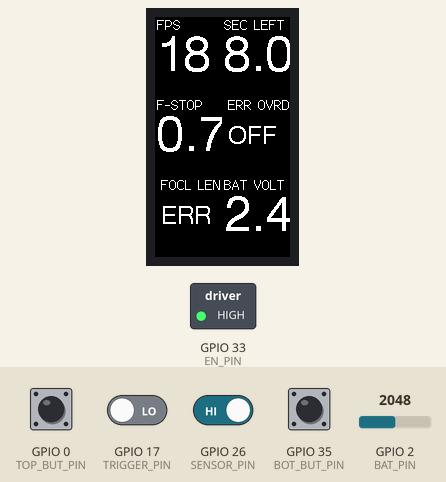
The sketch below on a simulated ESP32. Parts: 135×240 colour display, switched loads named in the sketch (green lamp = pin HIGH). The inputs (shaded band) are chosen by the test bench; at power-on: GPIO 0 (TOP_BUT_PIN), GPIO 26 (SENSOR_PIN), GPIO 35 (BOT_BUT_PIN) HIGH, GPIO 17 (TRIGGER_PIN) LOW, GPIO 2 (BAT_PIN) = 2048. Pins used as bus, display or sensor lines are not drawn; what the sketch prints to the serial monitor is not drawn.

Above: at 1.9 s.
2.0 s: GPIO 17 (TRIGGER_PIN) driven HIGH
At 3.7 s:
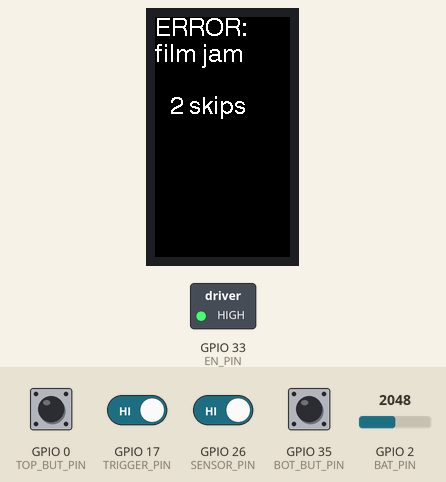
4.0 s: GPIO 0 (TOP_BUT_PIN) pulled LOW for 0.15 s
At 5.0 s:
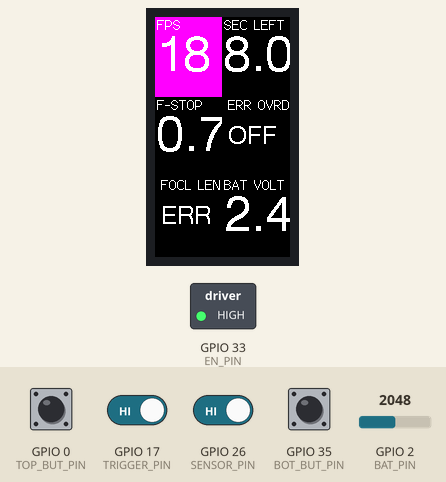
5.6 s: GPIO 35 (BOT_BUT_PIN) pulled LOW for 0.15 s
At 6.9 s:
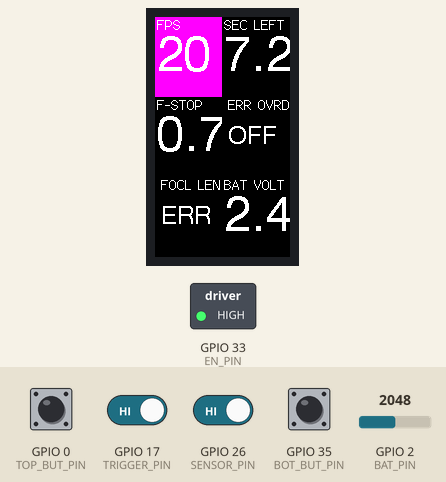
7.3 s: GPIO 0 (TOP_BUT_PIN) pulled LOW for 1 s
At 8.8 s:
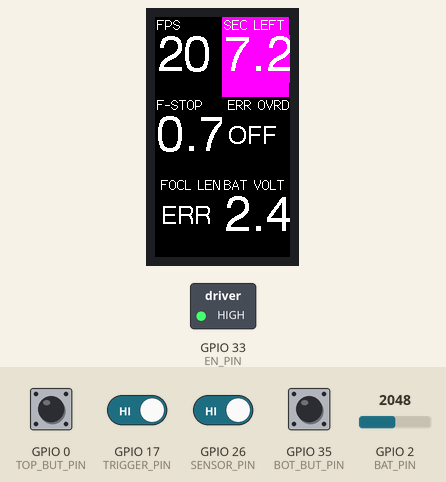
Timing chart, 0 to 10.3 s (numbered marks = the images above; inputs shaded):
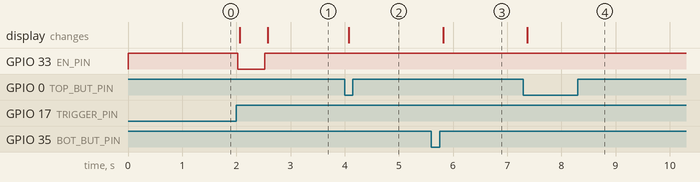

The sketch:

arduino-code.ino
```cpp
/*
  Not the prettiest code, but it works!

  Details:
  - This code was made for a TTGO LCD 240*135 ESP32 board.
  - You can type hex into the serial terminal and it will send the commands to the lens (useful for debugging)
  - The lens is connected to the board using a SPI interface

  Huge thanks to http://jp79dsfr.free.fr/ for their incredible reverse engineering of the Canon lens protocol.
  Check out the document they made here: http://jp79dsfr.free.fr/_Docs%20et%20infos/Photo%20Tech%20_%20Canon%20EOS-EF%20Protocol.pdf

  Read my blog post for more details on the project: https://joshuabird.com/blog/post/3d-printed-film-video-camera

  Joshua Bird
*/

#include <TFT_eSPI.h>
#include <SPI.h>
#include <Wire.h>


/*
  PIN DEFINITIONS
*/
#define STEP_PIN    27
#define EN_PIN      33

#define HSPI_MISO   13
#define HSPI_MOSI   25
#define HSPI_SCLK   15
#define HSPI_CS     39

#define TRIGGER_PIN 17
#define TOP_BUT_PIN 0
#define BOT_BUT_PIN 35

#define SENSOR_PIN  26

#define BAT_PIN     2

#define TFT_WIDTH   135
#define TFT_HEIGHT  240


/*
  GLOBAL VARIABLES
*/
int fps = 18;
const float shutterAngle = 150.0;
const int microsteps = 8;

int lowerBound = 500;
int upperBound = 2000;

int selected = 0;
bool selectedChanged = false;
bool changeSelected = false;

uint8_t minAv, maxAv;
uint8_t av;

uint16_t focalLength;

bool isLensInit = false;

int handleTriggerInterrupt = 0;

enum RecordingState {
  shouldInitRecording,
  speedingUp,
  recording,
  slowingDown,
  shouldDeinitRecording,
  waiting,
};
RecordingState recordingState = waiting;

float curRps = 0;
bool sensorIsLow = true;
int sprocketCount = 0;
int prevSprocketCount = 0;
int sprocketSkips = 0;

bool error = false;
bool errorOverride = false;

int timer1 = 0;
int timer2 = 0;

const int accel = 35;

int absolutePosition = 0;

SPIClass * lens_spi = NULL;
static const int spiClk = 500000;
SPISettings spiSettings = SPISettings(spiClk, MSBFIRST, SPI_MODE3);

TFT_eSPI tft = TFT_eSPI();


/*
  INTERRUPT HANDLING
*/
void IRAM_ATTR toggleSelectedInterrupt() {
  if (!debounce()) return;
  selected++;
  selected %= 7;
  selectedChanged = true;
}

void IRAM_ATTR changeSelectedInterrupt() {
  if (!debounce()) return;
  changeSelected = true;
}

void IRAM_ATTR triggerInterrupt() {
  if (!debounce()) return;
  handleTriggerInterrupt = millis();
}


void setup() {
  pinMode(STEP_PIN, OUTPUT);
  pinMode(EN_PIN, OUTPUT);
  pinMode(TRIGGER_PIN, INPUT_PULLDOWN);
  pinMode(TOP_BUT_PIN, INPUT_PULLUP);
  pinMode(BOT_BUT_PIN, INPUT_PULLUP);
  pinMode(SENSOR_PIN, INPUT_PULLUP);
  attachInterrupt(TOP_BUT_PIN, toggleSelectedInterrupt, FALLING);
  attachInterrupt(BOT_BUT_PIN, changeSelectedInterrupt, RISING);
  attachInterrupt(TRIGGER_PIN, triggerInterrupt, CHANGE);
  digitalWrite(STEP_PIN, LOW);
  digitalWrite(EN_PIN, HIGH);

  Serial.begin(2000000);

  tft.init();
  tft.setRotation(2);
  tft.fillScreen(TFT_BLACK);
  tft.setTextColor(TFT_WHITE, TFT_BLACK);

  lens_spi = new SPIClass(HSPI);
  lens_spi->begin(HSPI_SCLK, HSPI_MISO, HSPI_MOSI, HSPI_CS);

  tft.fillScreen(TFT_BLACK);

  displayParams();

  delay(500);
}

int displayCount = 0;

void loop() {
  // Handle interrupts
  if (handleTriggerInterrupt != 0 && millis() - handleTriggerInterrupt >= 20) {
    if (digitalRead(TRIGGER_PIN) == HIGH && recordingState == waiting) {
      recordingState = shouldInitRecording;
    }
    else if (digitalRead(TRIGGER_PIN) == LOW && recordingState != waiting) {
      recordingState = slowingDown;
    }
    handleTriggerInterrupt = 0;
  }

  // Do stuff depending on recording state
  switch(recordingState) {
    case shouldInitRecording: {
      digitalWrite(EN_PIN, LOW);

      curRps = 0.1;

      stopDown(av);

      tft.fillScreen(TFT_MAGENTA);
      tft.setTextColor(TFT_WHITE, TFT_MAGENTA);
      tft.drawString("RECORD", 0, 0, 4);

      recordingState = speedingUp;

      return;
    }
    case speedingUp: {
      float maxRps = fps/5.0;
      recordingState = recording;
      changeMotorSpeed(0, maxRps, accel, true);

      return;
    }
    case recording: {
      runMotor(fps/5.0, 200*microsteps/5);
      checkFilmJam();
      return;
    }
    case slowingDown: {
      changeMotorSpeed(curRps, 0, accel, false);
      recordingState = shouldDeinitRecording;
      returnHome();

      return;
    }
    case shouldDeinitRecording: {
      digitalWrite(EN_PIN, HIGH);

      openUp();

      if (error) {
        tft.fillScreen(TFT_BLACK);
        tft.setTextColor(TFT_WHITE, TFT_BLACK);
        tft.drawString("ERROR:", 0, 0, 4);
        tft.drawString("film jam", 0, 26, 4);

        char buf[50];
        dtostrf(sprocketSkips, 4, 0, buf);
        strcat(buf," skips");
        tft.drawString(buf, 0, 78, 4);
      }
      else {
        tft.fillScreen(TFT_BLACK);
        displayParams();
      }

      delay(100);

      recordingState = waiting;

      break;
    }
    case waiting: {
      break;
    }
  }

  // Update screen stuff
  if (selectedChanged) {
    displayParams();
    selectedChanged = false;
  }
  if (changeSelected) {
    changeSelectedHandler();
    displayParams();
    changeSelected = false;
  }

  // Try to connect to lens
  if (!isLensInit) {
    isLensInit = tryInitLens();

    if (isLensInit) displayParams();
  }

  // Check if lens status has changed every once in a while
  if (millis() - timer1 > 100) {
    timer1 = millis();

    bool newIsLensInit = checkIsLensInit();
    if (newIsLensInit != isLensInit) {
      isLensInit = newIsLensInit;
      displayParams();
    }

    updateFocalLength();
  }

  // Update battery reading once in a while?
  if (millis() - timer2 > 10000) {
    timer2 = millis();

    // Update battery
    //displayParams();
  }

  // Read commands from serial
  while (Serial.available() > 0) {
    uint8_t incomingByte1 = Serial.read();

    if (incomingByte1 == 10) break;

    uint16_t firstByte = charToHex(incomingByte1) << 4;
    uint8_t secondByte = charToHex(Serial.read());

    uint16_t dataToSend = firstByte | secondByte;

    sendData(dataToSend);
  }
}

/**
 * @param accel rps/s
 */
void changeMotorSpeed(float startRps, float endRps, float accel, bool shouldCheckFilmJam) {
  if (startRps == endRps) return;

  int stepCount = 0;

  bool speedingUp = startRps < endRps;
  if (!speedingUp) accel *= -1;

  curRps = startRps+0.1;

  int prevFrameTime = 0;
  while ((speedingUp && curRps < endRps) || (!speedingUp && curRps > endRps)) {
    int delayTime = 1000000/(200*microsteps*curRps*2); // In microseconds

    while (micros() - prevFrameTime < delayTime*2) delayMicroseconds(1);
    prevFrameTime = micros();

    digitalWrite(STEP_PIN, HIGH);
    delayMicroseconds(delayTime);
    digitalWrite(STEP_PIN, LOW);
    if (shouldCheckFilmJam) readSensor();

    stepCount++;

    absolutePosition += 1;
    absolutePosition %= 200*microsteps/5;

    if (stepCount % 200 == 0 && shouldCheckFilmJam) {
      checkFilmJam();
      if (recordingState == slowingDown) return;
    }

    curRps += accel * delayTime*1e-6*2;
  }

  curRps = endRps;
}

void runMotor(float rps, int steps) {
  int delayTime = 1000000/(200*microsteps*rps*2);
  int prevFrameTime = 0;
  for (int i=0; i < steps; i++) {
    while (micros() - prevFrameTime < delayTime*2) delayMicroseconds(1);
    prevFrameTime = micros();

    digitalWrite(STEP_PIN, HIGH);
    delayMicroseconds(delayTime);
    digitalWrite(STEP_PIN, LOW);

    readSensor();

    absolutePosition += 1;
    absolutePosition %= 200*microsteps/5;
  }
}

void returnHome() {
  runMotor(0.5, 200*microsteps/5 - absolutePosition);
}

void checkFilmJam() {
  sprocketSkips += 2-min(sprocketCount-prevSprocketCount, 2);
  if (sprocketCount == prevSprocketCount && !errorOverride) {
    error = true;
    recordingState = slowingDown;
  }
  prevSprocketCount = sprocketCount;
}

bool checkIsLensInit() {
  sendData(0x00);
  sendData(0x0a);
  return sendData(0x00) == 0xaa;
}

void updateFocalLength() {
  if (!isLensInit) return;

  sendData(0xa0);
  uint16_t result1 = sendData(0x00) << 8;
  uint8_t result2 = sendData(0x00);

  uint16_t result = result1 | result2;

  // If focal len has changed
  if (result != focalLength) {
    focalLength = result;

    setMinMaxAv();

    av = max(av, minAv);
    av = min(av, maxAv);

    displayParams();
  }
}

float avToFStop(int av) {
  return sqrt(pow(2,(av/8.0 - 1)));
}

void changeSelectedHandler() {
  switch(selected) {
    case 0: // Nothing selected
      break;
    case 1: // FPS
      fps %= 48;
      fps += 2;
      break;
    case 3: // F-Stop
      av += 4;
      if (av > maxAv) av = minAv;
      break;
    case 4: // Error override
      errorOverride = !errorOverride;
      break;
  }
}

void stopDown(int av) {
  int deltaAv = av - minAv;

  sendData(0x12);
  sendData(0xff+deltaAv); // Overflows if av is pos, subtracts from 0xFF if av is neg
  sendData(0x00);
}

void setMinMaxAv() {
  sendData(0xb0);
  sendData(0x00);
  minAv = sendData(0x00);
  maxAv = sendData(0x00);
}

bool tryInitLens() {
  if (!checkIsLensInit()) return false;

  setMinMaxAv();

  openUp();
  av = minAv;

  // enable IS
  sendData(0x00);
  sendData(0x0a);
  sendData(0x00);
  sendData(0x91);
  sendData(0xb9);
  sendData(0x00);
  sendData(0x00);
  sendData(0x00);

  updateFocalLength();

  return true;
}

void openUp() {
  sendData(0x12);
  sendData(0x80);
  sendData(0x00);
}

float batVoltage() {
  float value = analogRead(BAT_PIN);

  return value * 0.0071746 / 6;
}

void displayParams() {
  displayParam(0, 0, "FPS", fps, 2, 0, selected==1);
  displayParam(1, 0, "SEC LEFT", (144.0-sprocketCount/2)/fps, 2, 1, selected==2);
  displayParam(0, 1, "F-STOP", avToFStop(av), 3, 1, selected==3);
  displayParam(1, 1, "ERR OVRD", errorOverride ? "ON" : "OFF", selected==4);
  isLensInit
    ? displayParam(0, 2, "FOCL LEN", focalLength*2.5, 2, 0, selected==5)
    : displayParam(0, 2, "FOCL LEN", "ERR", selected==5);
  displayParam(1, 2, "BAT VOLT", batVoltage(), 3, 1, selected==6);
}

void displayParam(int x, int y, char* paramName, float param, int paramWidth, int paramPrec, boolean selected) {
  int margin = 2;
  int screenX = x*(TFT_WIDTH/2);
  int screenY = y*(TFT_HEIGHT/3);

  tft.fillRect(screenX, screenY, (TFT_WIDTH/2), (TFT_HEIGHT/3), TFT_BLACK);
  tft.setTextColor(TFT_WHITE, TFT_BLACK);

  if (selected) {
    tft.fillRect(screenX, screenY, (TFT_WIDTH/2), (TFT_HEIGHT/3), TFT_MAGENTA);
    tft.setTextColor(TFT_WHITE, TFT_MAGENTA);
  }

  tft.drawString(paramName, screenX+margin, screenY, 2);
  char buf[10];
  dtostrf(param, paramWidth, paramPrec, buf);
  tft.drawString(buf, screenX+margin, screenY+18, 6);
}

void displayParam(int x, int y, char* paramName, const char* param, boolean selected) {
  int margin = 6;
  int screenX = x*(TFT_WIDTH/2);
  int screenY = y*(TFT_HEIGHT/3);

  tft.fillRect(screenX, screenY, (TFT_WIDTH/2), (TFT_HEIGHT/3), TFT_BLACK);
  tft.setTextColor(TFT_WHITE, TFT_BLACK);

  if (selected) {
    tft.fillRect(screenX, screenY, (TFT_WIDTH/2), (TFT_HEIGHT/3), TFT_MAGENTA);
    tft.setTextColor(TFT_WHITE, TFT_MAGENTA);
  }

  tft.drawString(paramName, screenX+margin, screenY, 2);
  tft.drawString(param, screenX+margin, screenY+18+10, 4);
}

void readSensor() {
  int value = digitalRead(SENSOR_PIN);
  //Serial.println(value);

  if (sensorIsLow && value == HIGH) {
    sensorIsLow = false;
  }
  else if (!sensorIsLow && value == LOW) {
    sensorIsLow = true;
    sprocketCount++;
  }
}

uint8_t charToHex(uint8_t val) {
  if (val >= 48 && val <= 57) {
    return val - 48;
  }
  else {
    return val - 87;
  }
}

uint8_t sendData(uint16_t dataToSend) {
    uint8_t result;
    lens_spi->beginTransaction(spiSettings);
    result = lens_spi->transfer(dataToSend);
    lens_spi->endTransaction();
    delay(1);

    Serial.print("sent: ");
    Serial.print(dataToSend, HEX);
    Serial.print("  received: ");
    Serial.println(result, HEX);

    return result;
}

int lastPushTime = 0;
boolean debounce() {
 int now = millis();
 int timeGap = now - lastPushTime;

 lastPushTime = now;
 return timeGap > 5;
}
```

Measured:
- after the input at 2.0 s, GPIO 33 (EN_PIN): HIGH → LOW at once, → HIGH 0.50 s later; the display: first changes after 0.06 s (image 1 shows a later state)
- after the input at 4.0 s, the display: changes after 0.07 s (image 2)
- after the input at 5.6 s, the display: changes after 0.22 s (image 3)
- after the input at 7.3 s, the display: changes after 0.07 s (image 4)
